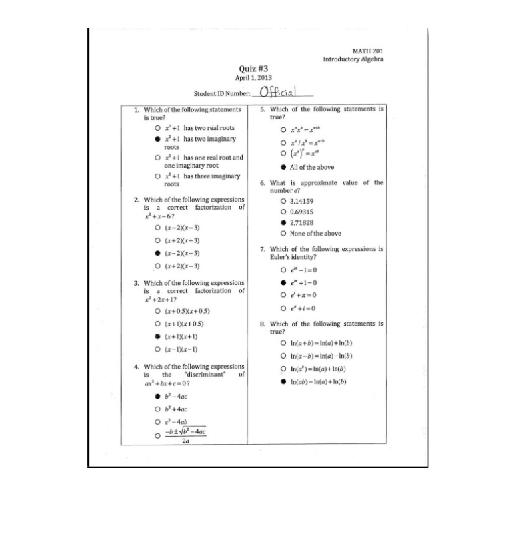
#> input picture HW3/ref.jpg, 516 x 535 px
$ jupyter execute Hw5_MohammadrezaZarenejad.ipynb
#> lines starting #> are read from the running program, lines starting #| are printed output that depends on the picture; after the words box and inside, x2 and y2 are one past the last pixel; in counts of white or black regions, pixels touching at a corner belong together
[cell 1]
import cv2
import numpy as np

[cell 2]
def position(solution_img_gray):

    for i in range(len(solution_img_gray[0:])):
                    for j in range(len(solution_img_gray[0])):
                                   if solution_img_gray[i][j] > 45 :
                                                solution_img_gray[i][j]= 255
                                   else:
                                                solution_img_gray[i][j]=0

    solution_img_gray_slice1=255-solution_img_gray[60:460,155:160]
    solution_img_gray_slice2=255-solution_img_gray[60:460,280:285]

    solution_img_gray_slice=np.vstack((solution_img_gray_slice1,solution_img_gray_slice2))

    solution_img_gray_slice_max=np.zeros(np.shape(solution_img_gray_slice))

    for i in range(2,len(solution_img_gray_slice[0:])-3):
        solution_img_gray_slice_max[i][:]=np.max(solution_img_gray_slice[i-2:i+3,0:5])

    count=0
    k=0
    key=[]
    for i in range(6,len(solution_img_gray_slice_max[0:]),5):

            if k==1:
                k=0
                continue

            b = np.sum(solution_img_gray_slice_max[i-5:i+5,0:5])/50
            if b >= 125:
                c = np.sum(solution_img_gray_slice_max[(i+5)-5:(i+5)+5,0:5])/50
                if c >= b :
                    continue
                count = count + 1
                key.append(i)

                k=1
    return key

[cell 3]
solution_img = cv2.imread('ref.jpg')
#> solution_img is the input picture: shape (535, 516, 3); min 0, max 255, mean 248.5
solution_img_gray = cv2.cvtColor(solution_img, cv2.COLOR_BGR2GRAY)
student1_img = cv2.imread('student1.jpg')
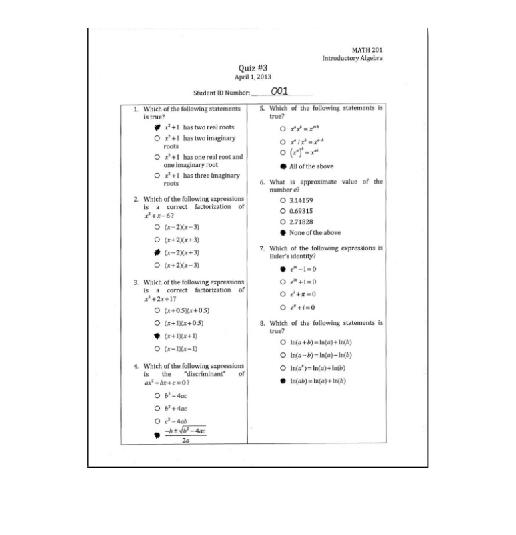
#> input picture HW3/student1.jpg, 516 x 535 px
#> student1_img is the input picture: shape (535, 516, 3); min 0, max 255, mean 248.8
student1_img_gray = cv2.cvtColor(student1_img, cv2.COLOR_BGR2GRAY)
student2_img = cv2.imread('student2.jpg')
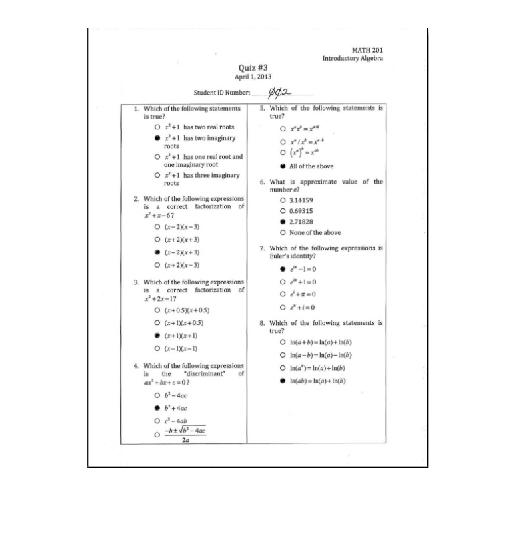
#> input picture HW3/student2.jpg, 516 x 535 px
#> student2_img is the input picture: shape (535, 516, 3); min 0, max 255, mean 248.8
student2_img_gray = cv2.cvtColor(student2_img, cv2.COLOR_BGR2GRAY)
student1_correction=abs(np.subtract(position(solution_img_gray),position(student1_img_gray)))
#> after the loop in position, `for i in range(len(solution_img_gray[0:])):`:
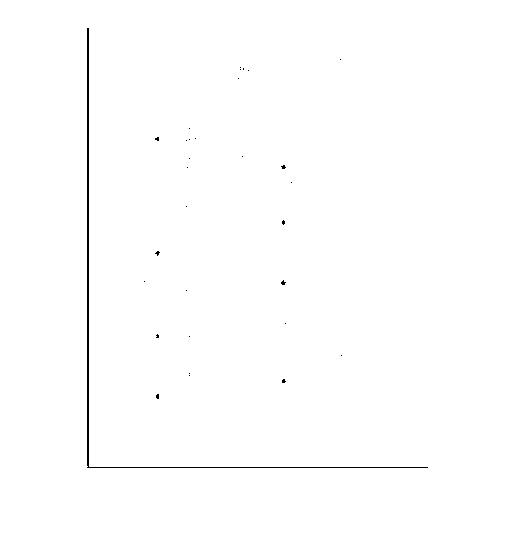
#> solution_img_gray: shape (535, 516); 99.5% white; black in thin lines or dots, all inside (x1, y1, x2, y2) = (87, 28, 428, 468)
#> in position, `solution_img_gray_slice1=255-solution_img_gray[60:460,155:160]`: solution_img_gray_slice1 = 400 rows, first 6: [0, 0, 0, 0, 0], [0, 0, 0, 0, 0], [0, 0, 0, 0, 0], [0, 0, 0, 0, 0], [0, 0, 0, 0, 0], [0, 0, 0, 0, 0]
#> in position, `solution_img_gray_slice2=255-solution_img_gray[60:460,280:285]`: solution_img_gray_slice2 has the same summary as solution_img_gray_slice1
#> in position, `solution_img_gray_slice=np.vstack((solution_img_gray_slice1,solution_i..`: solution_img_gray_slice = 800 rows, first 6: [0, 0, 0, 0, 0], [0, 0, 0, 0, 0], [0, 0, 0, 0, 0], [0, 0, 0, 0, 0], [0, 0, 0, 0, 0], [0, 0, 0, 0, 0]
#> the loop in position, `for i in range(6,len(solution_img_gray_slice_max[0:]),5): ` made 159 passes
#> (i, b, c, k) on passes 16, 39, 55: (81, 178.5, 51, 1), (196, 178.5, 51, 1), (276, 204, 102, 1)
#> (b, c, k) on passes 67, 101, 112, 124, 144: (229.5, 127.5, 1), (204, 127.5, 1), (204, 153, 1), (204, 153, 1), (204, 102, 1)
#> after the loop in position, `for i in range(6,len(solution_img_gray_slice_max[0:]),5):`: count = 8; key = [81, 196, 276, 336, 506, 561, 621, 721]
#> after the loop in position (call 2), `for i in range(len(solution_img_gray[0:])):`:
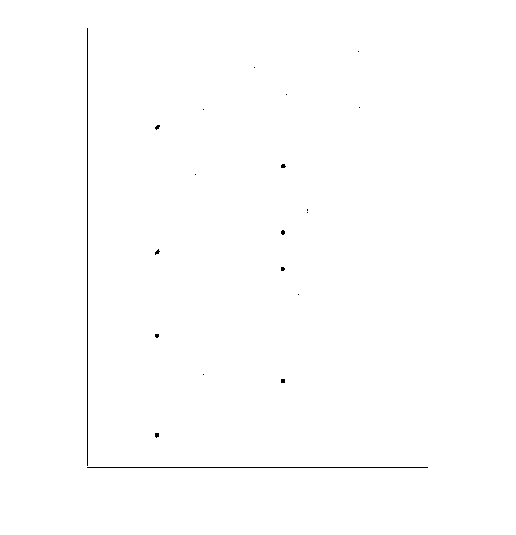
#> solution_img_gray: shape (535, 516); 99.7% white; black in thin lines or dots, all inside (x1, y1, x2, y2) = (87, 28, 428, 468)
#> the loop in position (call 2), `for i in range(6,len(solution_img_gray_slice_max[0:]),5): ` made 159 passes
#> (i, b, c, k) on passes 13, 38, 55: (66, 204, 153, 1), (191, 229.5, 153, 1), (276, 204, 102, 1)
#> (b, c, k) on passes 75, 101, 114, 122, 144: (229.5, 102, 1), (204, 102, 1), (204, 153, 1), (178.5, 51, 1), (204, 102, 1)
#> after the loop in position (call 2), `for i in range(6,len(solution_img_gray_slice_max[0:]),5):`: count = 8; key = [66, 191, 276, 376, 506, 571, 611, 721]
#> student1_correction = [15, 5, 0, 40, 0, 10, 10, 0]
student2_correction=abs(np.subtract(position(solution_img_gray),position(student2_img_gray)))
#> after the loop in position (call 4), `for i in range(len(solution_img_gray[0:])):`:
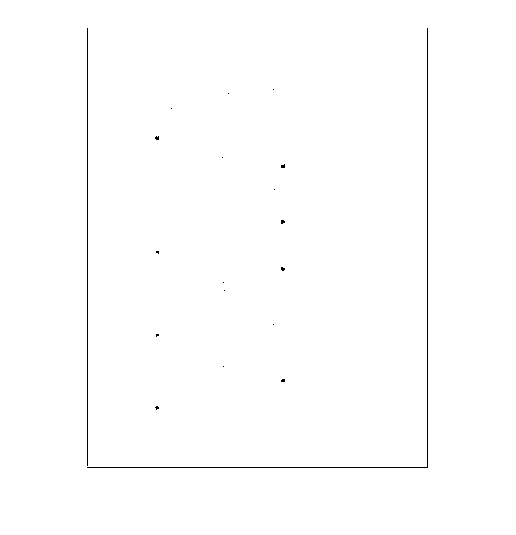
#> solution_img_gray: shape (535, 516); 99.5% white; black in thin lines or dots, all inside (x1, y1, x2, y2) = (87, 28, 428, 468)
#> the loop in position (call 4), `for i in range(6,len(solution_img_gray_slice_max[0:]),5): ` made 159 passes
#> (i, b, c, k) on passes 15, 38, 55: (76, 178.5, 153, 1), (191, 178.5, 127.5, 1), (276, 178.5, 76.5, 1)
#> (b, c, k) on passes 69, 101, 112, 122, 144: (178.5, 153, 1), (204, 102, 1), (204, 127.5, 1), (178.5, 51, 1), (178.5, 76.5, 1)
#> after the loop in position (call 4), `for i in range(6,len(solution_img_gray_slice_max[0:]),5):`: count = 8; key = [76, 191, 276, 346, 506, 561, 611, 721]
#> student2_correction = [5, 5, 0, 10, 0, 0, 10, 0]
x = [i for i in student1_correction if i>5]
#> x = [15, 40, 10, 10]
y = [i for i in student2_correction if i>5]
#> y = [10, 10]
print('Mark of student1 = {}'.format(10-len(x)))
#| Mark of student1 = 6
print('Mark of student2 = {}'.format(10-len(y)))
#| Mark of student2 = 8
